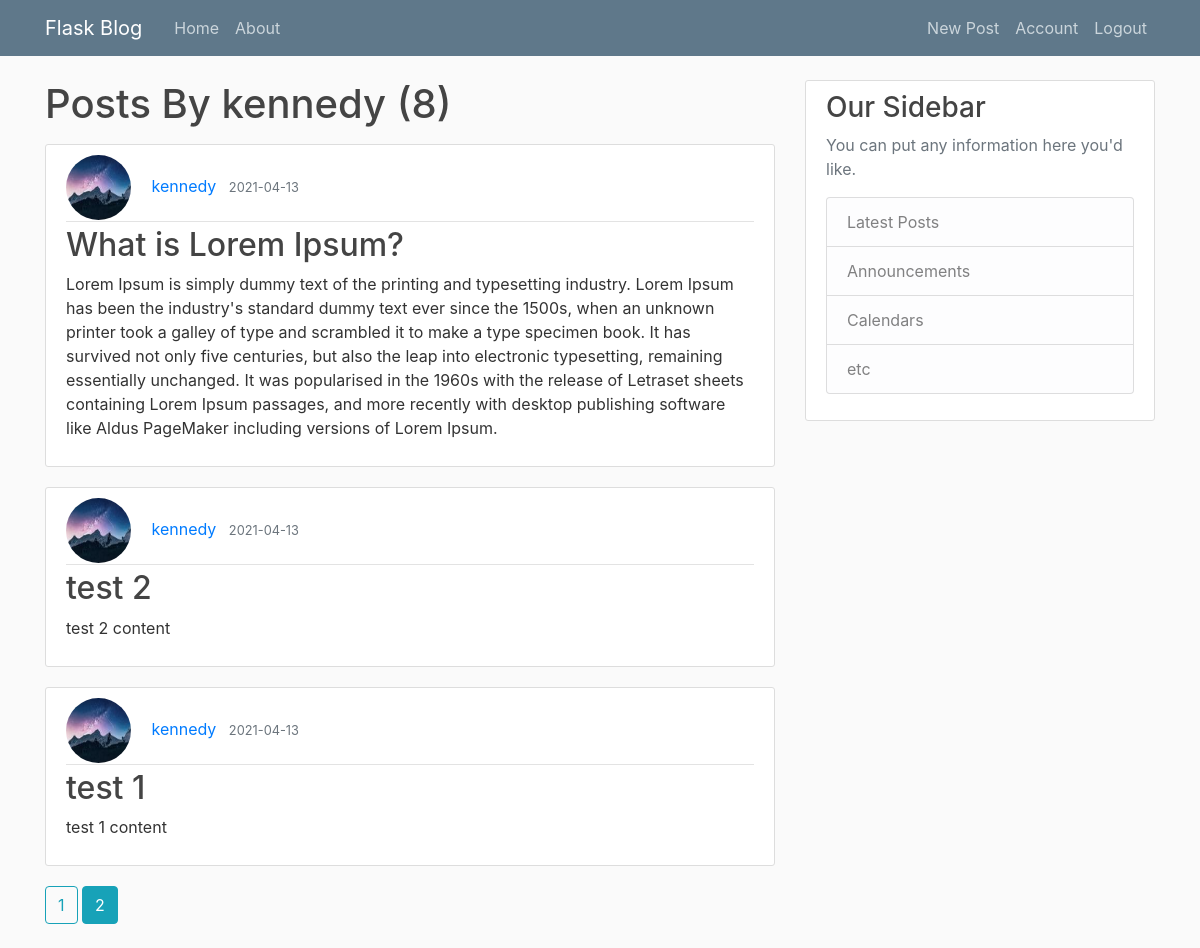
The app's page /user/kennedy?page=2 (signed in) with its own data.
### models.py (models this page shows, shortened)
class User(db.Model, UserMixin):
    id = db.Column(db.Integer, primary_key=True)
    username = db.Column(db.String(20), unique=True, nullable=False)
    email = db.Column(db.String(120), unique=True, nullable=False)
    image_file = db.Column(db.String(20), nullable=False, default='default.jpg')
    password = db.Column(db.String(60), nullable=False)
    posts = db.relationship('Post', backref='author', lazy=True)

class Post(db.Model):
    id = db.Column(db.Integer, primary_key=True)
    title = db.Column(db.String(100), nullable=False)
    date_posted = db.Column(db.DateTime, nullable=False, default=datetime.utcnow)
    content = db.Column(db.Text, nullable=False)
    user_id = db.Column(db.Integer, db.ForeignKey('user.id'), nullable=False)

### app.py (the view)
@app.route("/user/<string:username>")
def user_posts(username):
    page = request.args.get('page', 1, type=int)
    user = User.query.filter_by(username=username).first_or_404()
    post = Post.query.filter_by(author=user) \
        .order_by(Post.date_posted.desc()) \
        .paginate(per_page=5, page=page)
    return render_template('user_post.html', posts=post, user=user)

### models.py (called while the page is built)
@login_manager.user_loader
def load_user(user_id):
    return User.query.get(int(user_id))

### templates/user_post.html
{% extends "layout.html" %}
{% block content %}
    <h1 class="mb-3">Posts By {{ user.username }} ({{ posts.total }})</h1>
    {% for post in posts.items %}
        <article class="media content-section">
            <div class="media-body">
                <div class="article-metadata">
                    <img class="rounded-circle article-img" src="{{ url_for('static',filename='profile_pics/'+ post.author.image_file) }}">
                    <a class="mr-2" href="{{ url_for('user_posts',username=post.author.username) }}">{{ post.author.username }}</a>
                    <small class="text-muted">{{ post.date_posted.strftime('%Y-%m-%d') }}</small>
                </div>
                <h2><a class="article-title" href="{{ url_for('post',post_id=post.id) }}">{{ post.title }}</a></h2>
                <p class="article-content">{{ post.content }}</p>
            </div>
        </article>
    {% endfor %}
    {% for page_num in posts.iter_pages(left_edge=1,right_edge=1,left_current=1,right_current=2) %}
        {% if page_num %}
            {% if posts.page ==page_num %}
            <a class="btn btn-info mb-4" href="{{ url_for('user_posts',username =user.username,page=page_num) }}">{{ page_num }}</a>
            {% else %}
            <a class="btn btn-outline-info mb-4" href="{{ url_for('user_posts',username =user.username,page=page_num) }}">{{ page_num }}</a>
            {% endif %}
        {% else %}
            .....
        {% endif %}
    {% endfor %}
{% endblock content %}

### static/main.css (style rules this page uses)
body { background: #fafafa; color: #333333; margin-top: 5rem; }
h1, h2, h3, h4, h5, h6 { color: #444444; }
.content-section { background: #ffffff; padding: 10px 20px; border: 1px solid #dddddd; border-radius: 3px; margin-bottom: 20px; }
.article-title { color: #444444; }
.article-content { white-space: pre-line; }
.article-img { height: 65px; width: 65px; margin-right: 16px; }
.article-metadata { padding-bottom: 1px; margin-bottom: 4px; border-bottom: 1px solid #e3e3e3 }

### records on screen
User: username "kennedy"
Post: image_file (picture), author.username "kennedy", date_posted "2021-04-13", title "What is Lorem Ipsum?", content "Lorem Ipsum is simply dummy text of the printing and typesetting industry. Lorem Ipsum has been the industry's standard dummy text ever since the 1500s, when an unknown printer took a galley of type and scrambled it to make a type specimen book. It has survived not only five centuries, but also the leap into electronic typesetting, remaining essentially unchanged. It was popularised in the 1960s with the release of Letraset sheets containing Lorem Ipsum passages, and more recently with desktop publishing software like Aldus PageMaker including versions of Lorem Ipsum."
Post: image_file (picture), author.username "kennedy", date_posted "2021-04-13", title "test 2", content "test 2 content"
Post: image_file (picture), author.username "kennedy", date_posted "2021-04-13", title "test 1", content "test 1 content"

### other values on screen
{{ posts.total }} "8"
{{ page_num }} "1"
{{ page_num }} "2"
